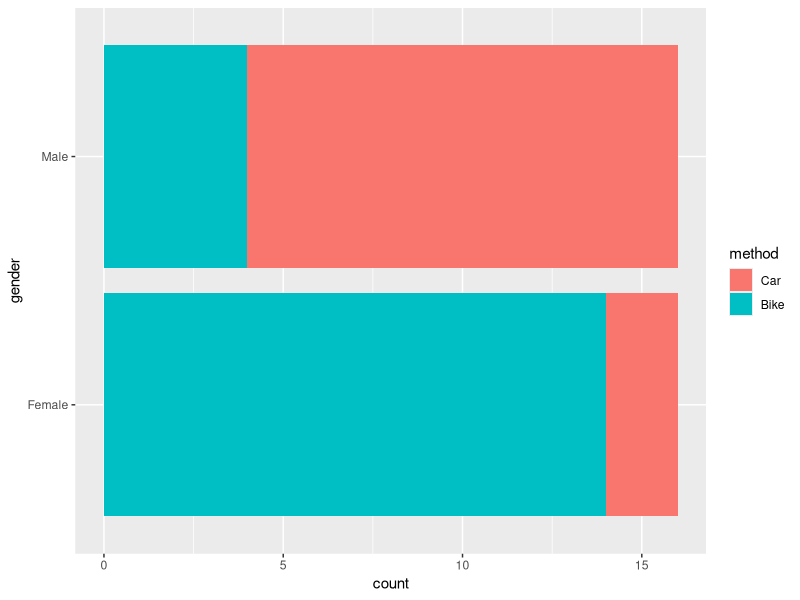
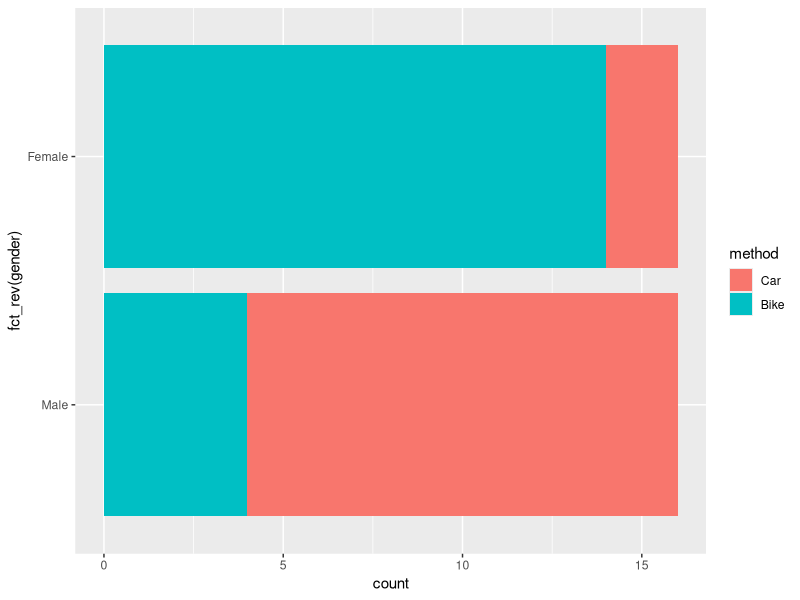

These charts were generated, in order, by the following R code:
## ---- chunk 1
if (interactive()) setwd(here::here("docs"))
knitr::opts_chunk$set(
  echo = TRUE, include = TRUE, warning = FALSE, message = FALSE, 
  fig.align = "center", results = 'hide', fig.show = "asis",
  fig.width = 6
)
## ---- chunk 2
library(tidyverse)
## ---- chunk 3
x <- c("Hi Mum", "Hi Mother", "Hi Parent1")
## ---- chunk 4
str_detect(string = x, pattern = "Mum")
## ---- chunk 5
str_detect(x, "Mu")
str_detect(x, "M.")
## ---- chunk 6
str_detect(x, "M[ou]")
## ---- chunk 7
str_detect(x, "Mother|Parent")
## ---- chunk 8
str_extract(string = x, pattern = "Hi")
## ---- chunk 9
str_extract(x, "Mother|Parent")
## ---- chunk 10
str_extract(x, "Hi M.")
str_extract(x, "Hi [MP].")
## ---- chunk 11
str_extract(x, "Hi [A-Z].")
## ---- chunk 12
str_extract(x, "Hi [A-Z].+")
## ---- chunk 13
str_extract(x, "Hi [A-Z][a-z]+")
## ---- chunk 14
str_extract(x, "Hi [:alpha:]+")
## ---- chunk 15
str_extract(x, "Hi [:alpha:]{3}")
str_extract(x, "Hi [:alpha:]{4}")
## ---- chunk 16
str_extract(x, "[Hh].")
## ---- chunk 17
str_extract_all(x, "[Hh].")
## ---- chunk 18
str_replace(x, pattern = "Mum", replacement = "Dad")
## ---- chunk 19
str_replace(x, "M[a-z]", "Da")
str_replace(x, "[MP].{2}", "Dad")
str_replace(x, "[MP].+", "Dad")
## ---- chunk 20
str_replace(x, "Hi (.+)", "\\1")
## ---- chunk 21
str_replace(x, "(Hi) ([:alpha:]+)", "\\2! \\1!")
## ---- chunk 22
str_replace(x, "(Hi) ([:alpha:]+)[0-9]*", "\\2! \\1!")
## ---- chunk 23
str_replace(x, "[Mm]", "b")
str_replace_all(x, "[Mm]", "b")
## ---- chunk 24
str_remove(x, "Hi ")
str_count(x, "[Mm]")
str_length(x)
str_to_lower(x)
str_to_upper(x)
str_split_fixed(x, pattern = " ", n = 2)
str_wrap(x, width = 8)
str_starts(x, "Hi")
str_ends(x, "[:alpha:]")
str_flatten(x, collapse = "; ")
str_locate(x, "[MP].+")
str_trunc(x, width = 7)
str_to_title("a bad example")
## ---- chunk 25
str_pad(c("1", "10", "100"), width = 3, pad = "0")
str_sort(c("1", "10", "2"))
str_sort(c("1", "10", "2"), numeric = TRUE)
## ---- chunk 26
paste(x, "How are you?")
paste(x, "How are you?", sep = ". ")
paste0(x, "!")
paste(x, collapse = "! ")
## ---- chunk 27
library(glue)
glue("When they answered, I said '{x}!'")
glue("I call them {str_remove(x, 'Hi ')}")
glue_collapse(letters, sep = ", ", last = " & ")
## ---- chunk 28
pet_vec <- c("Dog", "Dog", "Cat", "Dog", "Cat")
## ---- chunk 29
pet_factors <- as.factor(pet_vec)
pet_factors
## ---- chunk 30
pet_factors <- factor(pet_vec, levels = c("Dog", "Cat"))
pet_factors
## ---- chunk 31
str(pet_factors)
as.integer(pet_factors)
as.character(pet_factors)
## ---- chunk 32
names(pet_vec) <- pet_vec
pet_vec
pet_vec[pet_factors]
## ---- chunk 33
transport <- read_csv("data/transport_clean.csv")
glimpse(transport)
## ---- chunk 34
transport |>
  mutate(
    gender = as.factor(gender),
    method = factor(method, levels = c("car", "bike"))
  )
## ---- chunk 35
transport |>
  mutate(
    gender = as_factor(gender),
    method = fct(method, levels = c("car", "bike"))
  )
## ---- chunk 36
transport |>
  mutate(
    gender = as_factor(gender) |> fct_relabel(.fun = str_to_title),
    method = fct(method, levels = c("car", "bike")) |> 
      fct_relabel(.fun = str_to_title)
  )
## ---- chunk 37
transport |>
  mutate(
    gender = as_factor(gender),
    method = fct(method, levels = c("car", "bike")) 
  ) |>
  mutate(
    across(where(is.factor), fct_relabel, .fun = str_to_title)
  )
## ---- chunk 38
transport <- read_csv("data/transport_clean.csv") |>
  mutate(
    gender = as_factor(gender),
    method = fct(method, levels = c("car", "bike"))
  ) |>
  mutate(
    across(where(is.factor), fct_relabel, .fun = str_to_title)
  )
glimpse(transport)
## ---- chunk 39
levels(transport$gender)
levels(transport$method)
## ---- chunk 40
transport |>
  mutate(
    group = fct_cross(gender, method, sep = " - ")
  ) 
## ---- chunk 41
transport |>
  mutate(
    group = fct_cross(gender, method, sep = " - ")
  ) |>
  group_by(group) |>
  tally()
## ---- chunk 42
transport |>
  mutate(
    group = fct_cross(gender, method, sep = " - ") |>
      fct_lump_min(min = 3, other_level = "Other")
  ) |>
  group_by(group) |>
  tally() 
## ---- chunk 43
transport |>
  mutate(
    group = fct_cross(gender, method, sep = " - ") |>
      fct_lump_min(min = 5, other_level = "Other")
  ) |>
  group_by(group) |>
  tally() 
## ---- chunk 44
transport |>
  mutate(
    group = fct_cross(gender, method, sep = " - ") |>
      fct_infreq()
  ) |>
  group_by(group) |>
  tally() 
## ---- chunk 45
transport |>
  mutate(
    group = fct_cross(gender, method, sep = " - ") |>
      fct_inorder()
  ) |>
  group_by(group) |>
  tally() 
## ---- chunk 46
#| output-location: fragment
transport |>
  ggplot(aes(y = gender, fill = method)) +
  geom_bar()
## ---- chunk 47
#| output-location: fragment
transport |>
  ggplot(aes(y = fct_rev(gender), fill = method)) +
  geom_bar()
